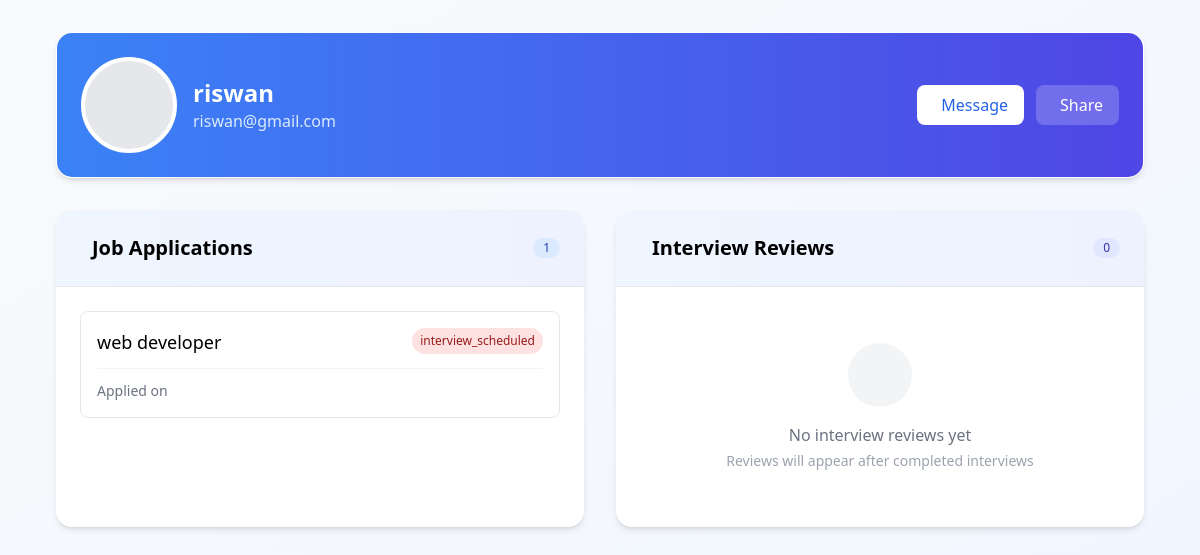
Before: /users/profile/riswan/ with the older database file.
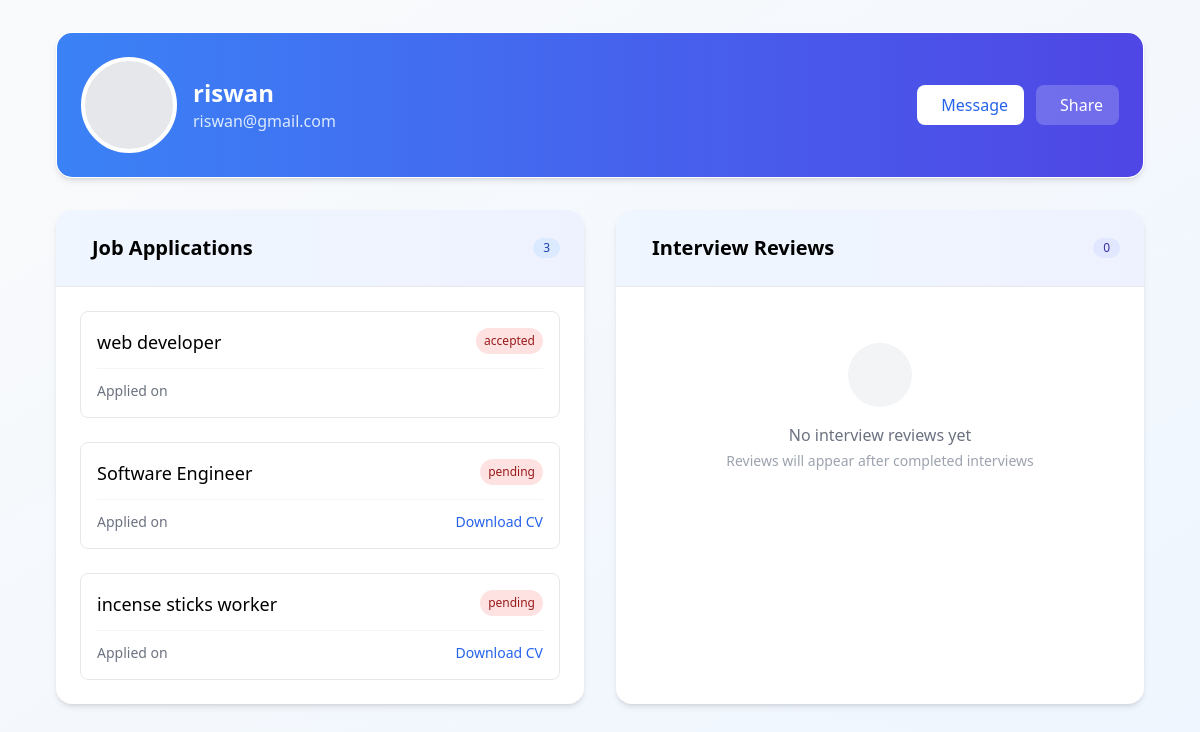
After: the same page with the newer database file.
### jobs/models.py (models this page shows, shortened)
class JobApplication(models.Model):
    job = models.ForeignKey(JobPosting, on_delete=models.CASCADE, related_name='applications')
    applicant = models.ForeignKey(User, on_delete=models.CASCADE, related_name='applications')
    applied_on = models.DateTimeField(auto_now_add=True)
    status = models.CharField(max_length=50, choices=[
        ('pending', 'Pending'),
        ('accepted', 'Accepted'),
        ('rejected', 'Rejected'),
        ('interview_scheduled', 'Interview Scheduled'),
        ('offer_made', 'Offer Made'),
    ],
     default='pending'
    )
    cv = models.FileField(upload_to='cvs/', blank=True, null=True)

class JobPosting(models.Model):
    organization = models.ForeignKey(Organization, on_delete=models.CASCADE, related_name='job_postings')
    title = models.CharField(max_length=255)
    description = models.TextField()
    required_qualifications = models.TextField()
    required_skills = models.ManyToManyField(Skill, blank=True)  # Use the same Skill model
    location = models.CharField(max_length=100)
    posted_on = models.DateTimeField(auto_now_add=True)
    application_deadline = models.DateTimeField()
    job_post_image = models.ImageField(upload_to='job_images/', blank=True, null=True)
    posted_by = models.ForeignKey(User,on_delete=models.SET_NULL,null=True,related_name='posted_jobs')

### users/views.py (the view)
# urls.py: path('profile/<str:username>/', user_profile, name='user_profile'),
def user_profile(request, username):
    user = get_object_or_404(User, username=username)
    applications = JobApplication.objects.filter(applicant=user)
    reviews = InterviewReview.objects.filter(interview__job_application__applicant=user)
    return render(request, 'users/user_profile.html', {
        'user_profile': user,
        'applications': applications,
        'reviews': reviews,
    })

### users/templates/users/user_profile.html (shortened to what the changed rows need)
{% load static tailwind_tags %}
<!DOCTYPE html>
<html lang="en">
<head>
    {% tailwind_css %}
    <link href="https://cdn.jsdelivr.net/npm/remixicon@3.5.0/fonts/remixicon.css" rel="stylesheet">
</head>
<body class="bg-gradient-to-br from-gray-50 to-blue-50 min-h-screen">
    <div class="max-w-6xl mx-auto px-4 py-8 sm:px-6 lg:px-8">
        <div class="glass-card rounded-2xl shadow-md overflow-hidden mb-8 animate-fade-in">
            <div class="bg-gradient-to-r from-blue-500 to-indigo-600 p-6 text-white">
                <div class="flex flex-col md:flex-row items-center justify-between">
                    <div class="flex items-center space-x-4 mb-4 md:mb-0">
                        <div>
                            <h1 class="text-2xl font-bold">{{ user_profile.username }}</h1>
                        </div>
                    </div>
                </div>
            </div>
        </div>
        <div class="grid grid-cols-1 lg:grid-cols-2 gap-8">
            <div class="bg-white rounded-2xl shadow-md overflow-hidden section-card animate-fade-in" style="animation-delay: 0.1s">
                <div class="bg-gradient-to-r from-blue-50 to-indigo-50 p-6 border-b">
                    <h3 class="text-xl font-semibold flex items-center">
                        Job Applications
                        <span class="ml-auto bg-blue-100 text-blue-800 text-xs font-medium px-2.5 py-0.5 rounded-full">
                            {{ applications.count }}
                        </span>
                    </h3>
                </div>
                <div class="p-6">
                    {% if applications %}
                    <div class="space-y-6">
                        {% for application in applications %}
                        <div class="border rounded-lg p-4 hover:border-blue-200 transition-colors">
                            <div class="flex justify-between items-start">
                                <div>
                                    <h4 class="font-medium text-lg">{{ application.job.title }}</h4>
                                </div>
                                <span class="status-badge
                                    {% if application.status == 'Submitted' %}status-submitted
                                    {% elif application.status == 'Under Review' %}status-review
                                    {% elif application.status == 'Accepted' %}status-accepted
                                    {% else %}status-rejected{% endif %}">
                                    {{ application.status }}
                                </span>
                            </div>
                            <div class="mt-3 pt-3 border-t border-gray-100">
                                <div class="flex justify-between items-center text-sm">
                                    <span class="text-gray-500">
                                        Applied on {{ application.applied_at|date:"M d, Y" }}
                                    </span>
                                    {% if application.cv %}
                                    <a href="{{ application.cv.url }}" target="_blank"
                                       class="text-blue-600 hover:text-blue-800 flex items-center">
                                         Download CV
                                    </a>
                                    {% endif %}
                                </div>
                            </div>
                        </div>
                        {% endfor %}
                    </div>
                    {% endif %}
                </div>
            </div>
        </div>
    </div>
</body>
</html>

Changed rows visible on the page:
changed JobApplication "web developer": status "interview_scheduled" → "accepted"
added JobApplication: job "Software Engineer", status "pending"
added JobApplication: job "incense sticks worker", status "pending"
Other visible differences:
{{ applications.count }}: "1" → "3"
